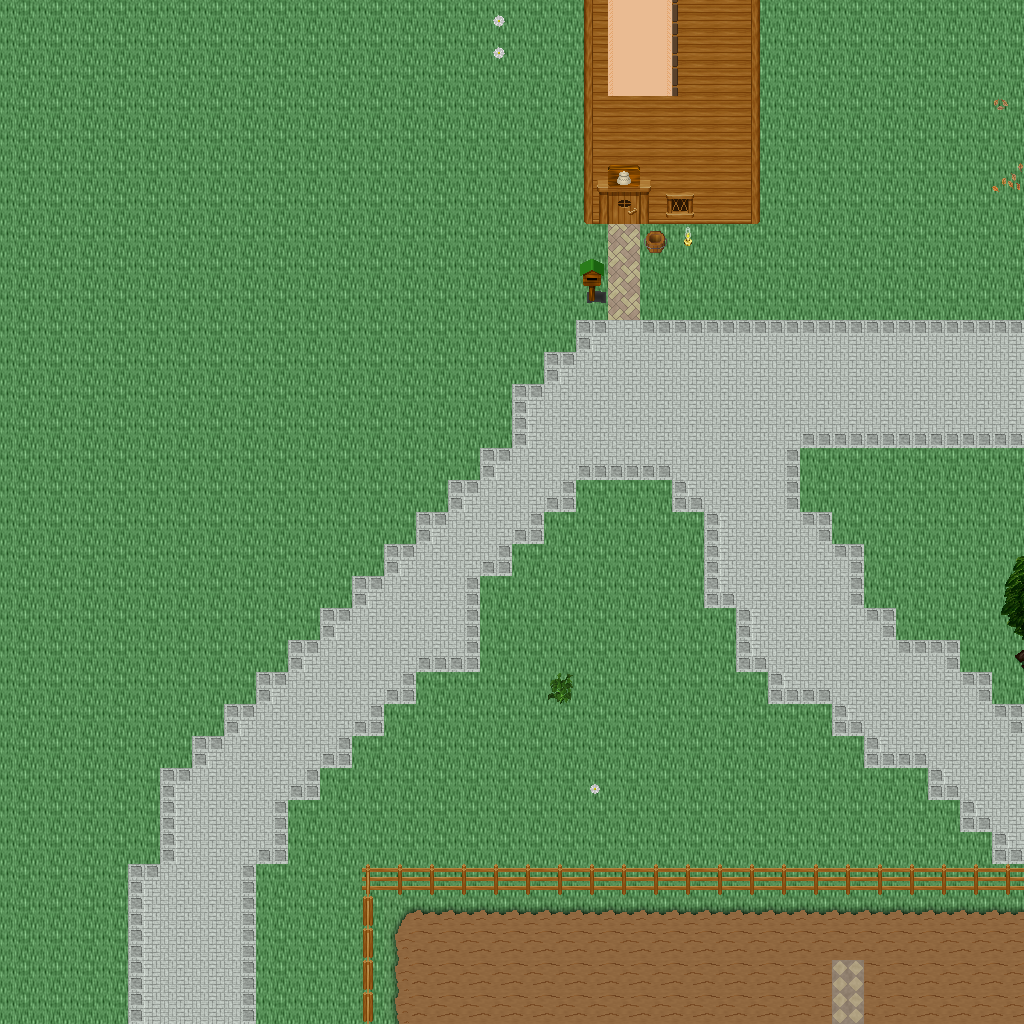

Tiled map render using the project's own tile images. Description and the map definition, with tile-layer contents summarised, below:
An orthogonal 32x32 tile map with 32x32 px tiles, 5 tile layers (Ground, Objects, Objects2, Above, ...), 1 hidden layer not drawn, 38 tilesets.

<map version="1.10" tiledversion="1.11.0" orientation="orthogonal" renderorder="right-down" width="32" height="32" tilewidth="32" tileheight="32" infinite="0" nextlayerid="11" nextobjectid="1">
 <tileset firstgid="1" name="ground_ground" tilewidth="32" tileheight="32" tilecount="33" columns="3">
  <image source="../drawable/ground_ground.png" width="96" height="352" />
 </tileset>
 <tileset firstgid="34" name="ground_brown_paving" tilewidth="32" tileheight="32" tilecount="2" columns="2">
  <image source="../drawable/ground_brown_paving.png" width="64" height="32" />
 </tileset>
 <tileset firstgid="36" name="plant_leaves" tilewidth="32" tileheight="32" tilecount="8" columns="4">
  <image source="../drawable/plant_leaves.png" width="128" height="64" />
 </tileset>
 <tileset firstgid="44" name="plant_grasses" tilewidth="32" tileheight="32" tilecount="6" columns="3">
  <image source="../drawable/plant_grasses.png" width="96" height="64" />
 </tileset>
 <tileset firstgid="50" name="plant_flower_daisy_white" tilewidth="32" tileheight="32" tilecount="8" columns="2">
  <image source="../drawable/plant_flower_daisy_white.png" width="64" height="128" />
 </tileset>
 <tileset firstgid="58" name="ground_grass_edges" tilewidth="32" tileheight="32" tilecount="36" columns="12">
  <image source="../drawable/ground_grass_edges.png" width="384" height="96" />
 </tileset>
 <tileset firstgid="94" name="building_wall_wall_brown" tilewidth="32" tileheight="32" tilecount="12" columns="3">
  <image source="../drawable/building_wall_wall_brown.png" width="96" height="128" />
 </tileset>
 <tileset firstgid="106" name="ground_square_patch" tilewidth="32" tileheight="32" tilecount="9" columns="3">
  <image source="../drawable/ground_square_patch.png" width="96" height="96" />
 </tileset>
 <tileset firstgid="115" name="plant_flower_daisy_red" tilewidth="32" tileheight="32" tilecount="8" columns="2">
  <image source="../drawable/plant_flower_daisy_red.png" width="64" height="128" />
 </tileset>
 <tileset firstgid="123" name="plant_bush_bushes" tilewidth="32" tileheight="32" tilecount="10" columns="5">
  <image source="../drawable/plant_bush_bushes.png" width="160" height="64" />
 </tileset>
 <tileset firstgid="133" name="building_fence_fence_chunky" tilewidth="32" tileheight="32" tilecount="21" columns="3">
  <image source="../drawable/building_fence_fence_chunky.png" width="96" height="224" />
 </tileset>
 <tileset firstgid="154" name="plant_tree_tree_darkgreen" tilewidth="32" tileheight="32" tilecount="88" columns="8">
  <image source="../drawable/plant_tree_tree_darkgreen.png" width="256" height="352" />
 </tileset>
 <tileset firstgid="242" name="ground_rock_pebbles" tilewidth="32" tileheight="32" tilecount="3" columns="1">
  <image source="../drawable/ground_rock_pebbles.png" width="32" height="96" />
 </tileset>
 <tileset firstgid="245" name="building_door_door_n" tilewidth="32" tileheight="32" tilecount="6" columns="3">
  <image source="../drawable/building_door_door_n.png" width="96" height="64" />
 </tileset>
 <tileset firstgid="251" name="item_postbox_2" tilewidth="32" tileheight="32" tilecount="2" columns="1">
  <image source="../drawable/item_postbox_2.png" width="32" height="64" />
 </tileset>
 <tileset firstgid="253" name="building_decoration_banner" tilewidth="32" tileheight="32" tilecount="12" columns="1">
  <image source="../drawable/building_decoration_banner.png" width="32" height="384" />
 </tileset>
 <tileset firstgid="265" name="building_door_closed" tilewidth="32" tileheight="32" tilecount="1" columns="1">
  <image source="../drawable/building_door_closed.png" width="32" height="32" />
 </tileset>
 <tileset firstgid="266" name="building_window_window_right" tilewidth="32" tileheight="32" tilecount="2" columns="2">
  <image source="../drawable/building_window_window_right.png" width="64" height="32" />
 </tileset>
 <tileset firstgid="268" name="item_pot_barrel" tilewidth="32" tileheight="32" tilecount="2" columns="1">
  <image source="../drawable/item_pot_barrel.png" width="32" height="64" />
 </tileset>
 <tileset firstgid="270" name="building_window_window_long" tilewidth="32" tileheight="32" tilecount="3" columns="3">
  <image source="../drawable/building_window_window_long.png" width="96" height="32" />
 </tileset>
 <tileset firstgid="273" name="building_window_window_left" tilewidth="32" tileheight="32" tilecount="2" columns="2">
  <image source="../drawable/building_window_window_left.png" width="64" height="32" />
 </tileset>
 <tileset firstgid="275" name="building_roof_blue" tilewidth="32" tileheight="32" tilecount="20" columns="5">
  <image source="../drawable/building_roof_blue.png" width="160" height="128" />
 </tileset>
 <tileset firstgid="295" name="building_roof_red" tilewidth="32" tileheight="32" tilecount="20" columns="5">
  <image source="../drawable/building_roof_red.png" width="160" height="128" />
 </tileset>
 <tileset firstgid="315" name="building_wall_bricked_edges" tilewidth="32" tileheight="32" tilecount="25" columns="5">
  <image source="../drawable/building_wall_bricked_edges.png" width="160" height="160" />
 </tileset>
 <tileset firstgid="340" name="building_wall_earthen_3" tilewidth="32" tileheight="32" tilecount="28" columns="4">
  <image source="../drawable/building_wall_earthen_3.png" width="128" height="224" />
 </tileset>
 <tileset firstgid="368" name="building_decoration_chimney" tilewidth="32" tileheight="32" tilecount="2" columns="1">
  <image source="../drawable/building_decoration_chimney.png" width="32" height="64" />
 </tileset>
 <tileset firstgid="370" name="logic_creature_rodent" tilewidth="32" tileheight="32" tilecount="8" columns="8">
  <image source="../drawable/logic_creature_rodent.png" width="256" height="32" />
 </tileset>
 <tileset firstgid="378" name="logic_item_sheepfood" tilewidth="32" tileheight="32" tilecount="1" columns="1">
  <image source="../drawable/logic_item_sheepfood.png" width="32" height="32" />
 </tileset>
 <tileset firstgid="379" name="logic_item_vegetable" tilewidth="32" tileheight="32" tilecount="16" columns="8">
  <image source="../drawable/logic_item_vegetable.png" width="256" height="64" />
 </tileset>
 <tileset firstgid="395" name="logic_creature_gnome" tilewidth="32" tileheight="32" tilecount="6" columns="6">
  <image source="../drawable/logic_creature_gnome.png" width="192" height="32" />
 </tileset>
 <tileset firstgid="401" name="logic_item_corn" tilewidth="32" tileheight="32" tilecount="5" columns="5">
  <image source="../drawable/logic_item_corn.png" width="160" height="32" />
 </tileset>
 <tileset firstgid="406" name="logic_collision" tilewidth="32" tileheight="32" tilecount="1" columns="1">
  <image source="../drawable/logic_collision.png" width="32" height="32" />
 </tileset>
 <tileset firstgid="407" name="building_decoration_mill_sail" tilewidth="32" tileheight="32" tilecount="4" columns="2">
  <image source="../drawable/building_decoration_mill_sail.png" width="64" height="64" />
 </tileset>
 <tileset firstgid="411" name="ground_green_paving" tilewidth="32" tileheight="32" tilecount="18" columns="3">
  <image source="../drawable/ground_green_paving.png" width="96" height="192" />
 </tileset>
 <tileset firstgid="429" name="light_light_5x5" tilewidth="32" tileheight="32" tilecount="25" columns="5">
  <image source="../drawable/light_light_5x5.png" width="160" height="160" />
 </tileset>
 <tileset firstgid="454" name="furniture_light_small_oil_lamp" tilewidth="32" tileheight="32" tilecount="8" columns="2">
  <image source="../drawable/furniture_light_small_oil_lamp.png" width="64" height="128" />
 </tileset>
 <tileset firstgid="462" name="logic_creature_reptile" tilewidth="32" tileheight="32" tilecount="7" columns="7">
  <image source="../drawable/logic_creature_reptile.png" width="224" height="32" />
 </tileset>
 <tileset firstgid="469" name="logic_creature_fowl" tilewidth="32" tileheight="32" tilecount="6" columns="6">
  <image source="../drawable/logic_creature_fowl.png" width="192" height="32" />
 </tileset>
 <layer id="1" name="Ground" width="32" height="32">
  <data>[1024 cells, 1024 non-empty, 5 distinct tile ids]</data>
 </layer>
 <layer id="2" name="Objects" width="32" height="32">
  <data>[1024 cells, 193 non-empty, 23 distinct tile ids]</data>
 </layer>
 <layer id="3" name="Objects2" width="32" height="32">
  <data>[1024 cells, 40 non-empty, 16 distinct tile ids]</data>
 </layer>
 <layer id="4" name="Above" width="32" height="32">
  <data>[1024 cells, 22 non-empty, 7 distinct tile ids]</data>
 </layer>
 <layer id="5" name="Above2" width="32" height="32">
  <data>[1024 cells, 9 non-empty, 3 distinct tile ids]</data>
 </layer>
 <layer id="6" name="Walkable" width="32" height="32" visible="0">
  <data>[1024 cells, 53 non-empty, 1 distinct tile ids]</data>
 </layer>
 <objectgroup id="7" name="Mapevents" />
 <objectgroup id="8" name="Spawn" />
 <objectgroup id="9" name="Keys" />
 <objectgroup id="10" name="Replace" />
</map>
